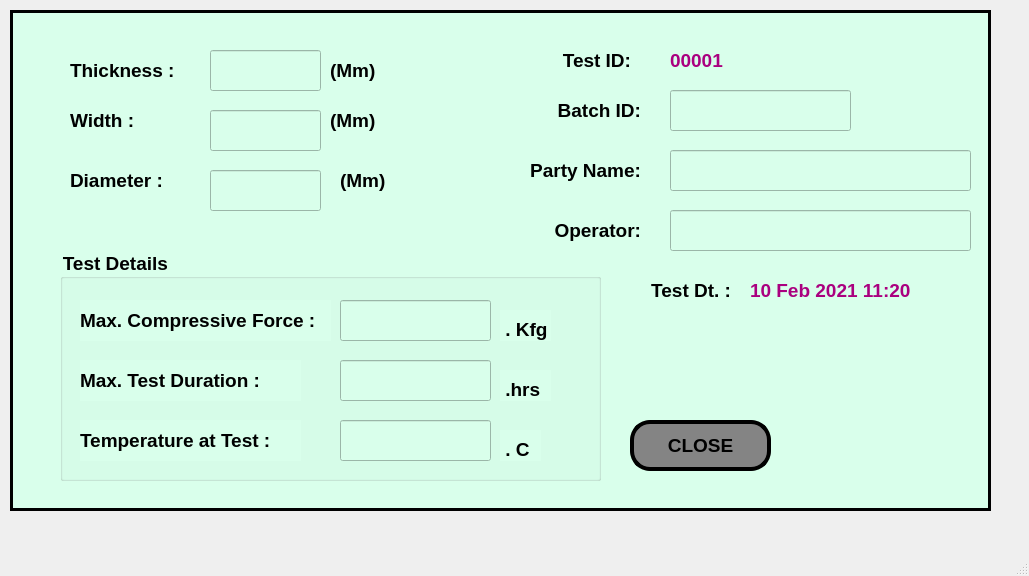
<?xml version="1.0" encoding="UTF-8"?>
<ui version="4.0">
 <class>MainWindow</class>
 <widget class="QMainWindow" name="MainWindow">
  <property name="geometry">
   <rect>
    <x>0</x>
    <y>0</y>
    <width>1029</width>
    <height>576</height>
   </rect>
  </property>
  <property name="windowTitle">
   <string>MainWindow</string>
  </property>
  <widget class="QWidget" name="centralwidget">
   <widget class="QFrame" name="frame">
    <property name="geometry">
     <rect>
      <x>10</x>
      <y>10</y>
      <width>981</width>
      <height>501</height>
     </rect>
    </property>
    <property name="styleSheet">
     <string notr="true">background-color: rgb(217, 255, 235);</string>
    </property>
    <property name="frameShape">
     <enum>QFrame::Box</enum>
    </property>
    <property name="frameShadow">
     <enum>QFrame::Plain</enum>
    </property>
    <property name="lineWidth">
     <number>3</number>
    </property>
    <widget class="QLabel" name="label_3">
     <property name="geometry">
      <rect>
       <x>60</x>
       <y>40</y>
       <width>121</width>
       <height>41</height>
      </rect>
     </property>
     <property name="font">
      <font>
       <family>Arial</family>
       <pointsize>14</pointsize>
       <weight>75</weight>
       <bold>true</bold>
      </font>
     </property>
     <property name="text">
      <string>Thickness :</string>
     </property>
    </widget>
    <widget class="QLineEdit" name="lineEdit">
     <property name="geometry">
      <rect>
       <x>200</x>
       <y>40</y>
       <width>111</width>
       <height>41</height>
      </rect>
     </property>
     <property name="font">
      <font>
       <family>Arial</family>
       <pointsize>14</pointsize>
       <weight>75</weight>
       <bold>true</bold>
      </font>
     </property>
    </widget>
    <widget class="QLabel" name="label_4">
     <property name="geometry">
      <rect>
       <x>320</x>
       <y>40</y>
       <width>61</width>
       <height>41</height>
      </rect>
     </property>
     <property name="font">
      <font>
       <family>Arial</family>
       <pointsize>14</pointsize>
       <weight>75</weight>
       <bold>true</bold>
      </font>
     </property>
     <property name="text">
      <string>(Mm)</string>
     </property>
    </widget>
    <widget class="QLabel" name="label_5">
     <property name="geometry">
      <rect>
       <x>60</x>
       <y>90</y>
       <width>121</width>
       <height>41</height>
      </rect>
     </property>
     <property name="font">
      <font>
       <family>Arial</family>
       <pointsize>14</pointsize>
       <weight>75</weight>
       <bold>true</bold>
      </font>
     </property>
     <property name="text">
      <string>Width :</string>
     </property>
    </widget>
    <widget class="QLineEdit" name="lineEdit_2">
     <property name="geometry">
      <rect>
       <x>200</x>
       <y>100</y>
       <width>111</width>
       <height>41</height>
      </rect>
     </property>
     <property name="font">
      <font>
       <family>Arial</family>
       <pointsize>14</pointsize>
       <weight>75</weight>
       <bold>true</bold>
      </font>
     </property>
    </widget>
    <widget class="QLabel" name="label_6">
     <property name="geometry">
      <rect>
       <x>320</x>
       <y>90</y>
       <width>71</width>
       <height>41</height>
      </rect>
     </property>
     <property name="font">
      <font>
       <family>Arial</family>
       <pointsize>14</pointsize>
       <weight>75</weight>
       <bold>true</bold>
      </font>
     </property>
     <property name="text">
      <string>(Mm)</string>
     </property>
    </widget>
    <widget class="QLabel" name="label_7">
     <property name="geometry">
      <rect>
       <x>60</x>
       <y>150</y>
       <width>121</width>
       <height>41</height>
      </rect>
     </property>
     <property name="font">
      <font>
       <family>Arial</family>
       <pointsize>14</pointsize>
       <weight>75</weight>
       <bold>true</bold>
      </font>
     </property>
     <property name="text">
      <string>Diameter :</string>
     </property>
    </widget>
    <widget class="QLineEdit" name="lineEdit_3">
     <property name="geometry">
      <rect>
       <x>200</x>
       <y>160</y>
       <width>111</width>
       <height>41</height>
      </rect>
     </property>
     <property name="font">
      <font>
       <family>Arial</family>
       <pointsize>14</pointsize>
       <weight>75</weight>
       <bold>true</bold>
      </font>
     </property>
    </widget>
    <widget class="QLabel" name="label_8">
     <property name="geometry">
      <rect>
       <x>330</x>
       <y>150</y>
       <width>71</width>
       <height>41</height>
      </rect>
     </property>
     <property name="font">
      <font>
       <family>Arial</family>
       <pointsize>14</pointsize>
       <weight>75</weight>
       <bold>true</bold>
      </font>
     </property>
     <property name="text">
      <string>(Mm)</string>
     </property>
    </widget>
    <widget class="QLabel" name="label_9">
     <property name="geometry">
      <rect>
       <x>520</x>
       <y>80</y>
       <width>111</width>
       <height>41</height>
      </rect>
     </property>
     <property name="font">
      <font>
       <family>Arial</family>
       <pointsize>14</pointsize>
       <weight>75</weight>
       <bold>true</bold>
      </font>
     </property>
     <property name="text">
      <string>Batch ID:</string>
     </property>
     <property name="alignment">
      <set>Qt::AlignRight|Qt::AlignTrailing|Qt::AlignVCenter</set>
     </property>
    </widget>
    <widget class="QLineEdit" name="lineEdit_4">
     <property name="geometry">
      <rect>
       <x>660</x>
       <y>80</y>
       <width>181</width>
       <height>41</height>
      </rect>
     </property>
     <property name="font">
      <font>
       <family>Arial</family>
       <pointsize>14</pointsize>
       <weight>75</weight>
       <bold>true</bold>
      </font>
     </property>
    </widget>
    <widget class="QLabel" name="label_10">
     <property name="geometry">
      <rect>
       <x>500</x>
       <y>140</y>
       <width>131</width>
       <height>41</height>
      </rect>
     </property>
     <property name="font">
      <font>
       <family>Arial</family>
       <pointsize>14</pointsize>
       <weight>75</weight>
       <bold>true</bold>
      </font>
     </property>
     <property name="text">
      <string>Party Name:</string>
     </property>
     <property name="alignment">
      <set>Qt::AlignRight|Qt::AlignTrailing|Qt::AlignVCenter</set>
     </property>
    </widget>
    <widget class="QLineEdit" name="lineEdit_5">
     <property name="geometry">
      <rect>
       <x>660</x>
       <y>140</y>
       <width>301</width>
       <height>41</height>
      </rect>
     </property>
     <property name="font">
      <font>
       <family>Arial</family>
       <pointsize>14</pointsize>
       <weight>75</weight>
       <bold>true</bold>
      </font>
     </property>
    </widget>
    <widget class="QLabel" name="label_11">
     <property name="geometry">
      <rect>
       <x>530</x>
       <y>200</y>
       <width>101</width>
       <height>41</height>
      </rect>
     </property>
     <property name="font">
      <font>
       <family>Arial</family>
       <pointsize>14</pointsize>
       <weight>75</weight>
       <bold>true</bold>
      </font>
     </property>
     <property name="text">
      <string>Operator:</string>
     </property>
     <property name="alignment">
      <set>Qt::AlignRight|Qt::AlignTrailing|Qt::AlignVCenter</set>
     </property>
    </widget>
    <widget class="QLineEdit" name="lineEdit_6">
     <property name="geometry">
      <rect>
       <x>660</x>
       <y>200</y>
       <width>301</width>
       <height>41</height>
      </rect>
     </property>
     <property name="font">
      <font>
       <family>Arial</family>
       <pointsize>14</pointsize>
       <weight>75</weight>
       <bold>true</bold>
      </font>
     </property>
    </widget>
    <widget class="QGroupBox" name="groupBox">
     <property name="geometry">
      <rect>
       <x>50</x>
       <y>240</y>
       <width>541</width>
       <height>231</height>
      </rect>
     </property>
     <property name="font">
      <font>
       <family>Arial</family>
       <pointsize>14</pointsize>
       <weight>75</weight>
       <bold>true</bold>
      </font>
     </property>
     <property name="title">
      <string>Test Details </string>
     </property>
     <widget class="QLabel" name="label_12">
      <property name="geometry">
       <rect>
        <x>20</x>
        <y>50</y>
        <width>251</width>
        <height>41</height>
       </rect>
      </property>
      <property name="font">
       <font>
        <family>Arial</family>
        <pointsize>14</pointsize>
        <weight>75</weight>
        <bold>true</bold>
       </font>
      </property>
      <property name="text">
       <string>Max. Compressive Force :</string>
      </property>
     </widget>
     <widget class="QLineEdit" name="lineEdit_7">
      <property name="geometry">
       <rect>
        <x>280</x>
        <y>50</y>
        <width>151</width>
        <height>41</height>
       </rect>
      </property>
      <property name="font">
       <font>
        <family>Arial</family>
        <pointsize>14</pointsize>
        <weight>75</weight>
        <bold>true</bold>
       </font>
      </property>
     </widget>
     <widget class="QLabel" name="label_13">
      <property name="geometry">
       <rect>
        <x>20</x>
        <y>110</y>
        <width>221</width>
        <height>41</height>
       </rect>
      </property>
      <property name="font">
       <font>
        <family>Arial</family>
        <pointsize>14</pointsize>
        <weight>75</weight>
        <bold>true</bold>
       </font>
      </property>
      <property name="text">
       <string>Max. Test Duration :</string>
      </property>
     </widget>
     <widget class="QLineEdit" name="lineEdit_8">
      <property name="geometry">
       <rect>
        <x>280</x>
        <y>110</y>
        <width>151</width>
        <height>41</height>
       </rect>
      </property>
      <property name="font">
       <font>
        <family>Arial</family>
        <pointsize>14</pointsize>
        <weight>75</weight>
        <bold>true</bold>
       </font>
      </property>
     </widget>
     <widget class="QLabel" name="label_14">
      <property name="geometry">
       <rect>
        <x>440</x>
        <y>60</y>
        <width>51</width>
        <height>31</height>
       </rect>
      </property>
      <property name="font">
       <font>
        <family>Arial</family>
        <pointsize>14</pointsize>
        <weight>75</weight>
        <bold>true</bold>
       </font>
      </property>
      <property name="text">
       <string> . Kfg </string>
      </property>
      <property name="alignment">
       <set>Qt::AlignBottom|Qt::AlignLeading|Qt::AlignLeft</set>
      </property>
     </widget>
     <widget class="QLabel" name="label_15">
      <property name="geometry">
       <rect>
        <x>440</x>
        <y>120</y>
        <width>51</width>
        <height>31</height>
       </rect>
      </property>
      <property name="font">
       <font>
        <family>Arial</family>
        <pointsize>14</pointsize>
        <weight>75</weight>
        <bold>true</bold>
       </font>
      </property>
      <property name="text">
       <string> .hrs </string>
      </property>
      <property name="alignment">
       <set>Qt::AlignBottom|Qt::AlignLeading|Qt::AlignLeft</set>
      </property>
     </widget>
     <widget class="QLabel" name="label_16">
      <property name="geometry">
       <rect>
        <x>20</x>
        <y>170</y>
        <width>221</width>
        <height>41</height>
       </rect>
      </property>
      <property name="font">
       <font>
        <family>Arial</family>
        <pointsize>14</pointsize>
        <weight>75</weight>
        <bold>true</bold>
       </font>
      </property>
      <property name="text">
       <string>Temperature at Test :</string>
      </property>
     </widget>
     <widget class="QLineEdit" name="lineEdit_9">
      <property name="geometry">
       <rect>
        <x>280</x>
        <y>170</y>
        <width>151</width>
        <height>41</height>
       </rect>
      </property>
      <property name="font">
       <font>
        <family>Arial</family>
        <pointsize>14</pointsize>
        <weight>75</weight>
        <bold>true</bold>
       </font>
      </property>
     </widget>
     <widget class="QLabel" name="label_17">
      <property name="geometry">
       <rect>
        <x>440</x>
        <y>180</y>
        <width>41</width>
        <height>31</height>
       </rect>
      </property>
      <property name="font">
       <font>
        <family>Arial</family>
        <pointsize>14</pointsize>
        <weight>75</weight>
        <bold>true</bold>
       </font>
      </property>
      <property name="text">
       <string> . C</string>
      </property>
      <property name="alignment">
       <set>Qt::AlignBottom|Qt::AlignLeading|Qt::AlignLeft</set>
      </property>
     </widget>
    </widget>
    <widget class="QLabel" name="label_19">
     <property name="geometry">
      <rect>
       <x>540</x>
       <y>30</y>
       <width>81</width>
       <height>41</height>
      </rect>
     </property>
     <property name="font">
      <font>
       <family>Arial</family>
       <pointsize>14</pointsize>
       <weight>75</weight>
       <bold>true</bold>
      </font>
     </property>
     <property name="text">
      <string>Test ID:</string>
     </property>
     <property name="alignment">
      <set>Qt::AlignRight|Qt::AlignTrailing|Qt::AlignVCenter</set>
     </property>
    </widget>
    <widget class="QLabel" name="label_20">
     <property name="geometry">
      <rect>
       <x>660</x>
       <y>30</y>
       <width>81</width>
       <height>41</height>
      </rect>
     </property>
     <property name="font">
      <font>
       <family>Arial</family>
       <pointsize>14</pointsize>
       <weight>75</weight>
       <bold>true</bold>
      </font>
     </property>
     <property name="styleSheet">
      <string notr="true">color: rgb(170, 0, 127);</string>
     </property>
     <property name="text">
      <string>00001</string>
     </property>
    </widget>
    <widget class="QPushButton" name="pushButton_7">
     <property name="geometry">
      <rect>
       <x>620</x>
       <y>410</y>
       <width>141</width>
       <height>51</height>
      </rect>
     </property>
     <property name="font">
      <font>
       <family>Arial</family>
       <pointsize>14</pointsize>
       <weight>75</weight>
       <bold>true</bold>
      </font>
     </property>
     <property name="styleSheet">
      <string notr="true">background-color: rgb(132, 132, 132);
border-radius:20px;
border-color: rgb(0, 0, 0);
border-style:outset;
border-width:4px;</string>
     </property>
     <property name="text">
      <string>CLOSE</string>
     </property>
    </widget>
    <widget class="QLabel" name="label_21">
     <property name="geometry">
      <rect>
       <x>630</x>
       <y>260</y>
       <width>91</width>
       <height>41</height>
      </rect>
     </property>
     <property name="font">
      <font>
       <family>Arial</family>
       <pointsize>14</pointsize>
       <weight>75</weight>
       <bold>true</bold>
      </font>
     </property>
     <property name="text">
      <string>Test Dt. :</string>
     </property>
     <property name="alignment">
      <set>Qt::AlignRight|Qt::AlignTrailing|Qt::AlignVCenter</set>
     </property>
    </widget>
    <widget class="QLabel" name="label_22">
     <property name="geometry">
      <rect>
       <x>740</x>
       <y>260</y>
       <width>181</width>
       <height>41</height>
      </rect>
     </property>
     <property name="font">
      <font>
       <family>Arial</family>
       <pointsize>14</pointsize>
       <weight>75</weight>
       <bold>true</bold>
      </font>
     </property>
     <property name="styleSheet">
      <string notr="true">color: rgb(170, 0, 127);</string>
     </property>
     <property name="text">
      <string>10 Feb 2021 11:20</string>
     </property>
    </widget>
   </widget>
  </widget>
  <widget class="QMenuBar" name="menubar">
   <property name="geometry">
    <rect>
     <x>0</x>
     <y>0</y>
     <width>1029</width>
     <height>21</height>
    </rect>
   </property>
  </widget>
  <widget class="QStatusBar" name="statusbar"/>
 </widget>
 <resources/>
 <connections/>
</ui>
